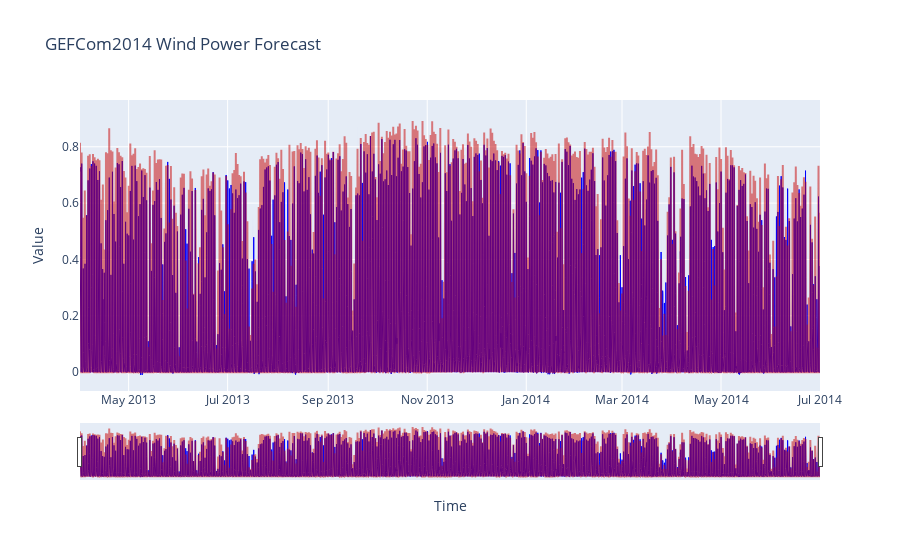

This figure's notebook cell:
### Code cell
df_predictions = pd.concat(predictions)
env.plot_forecasts(training_target, df_predictions, site="Site1")

### Figure 1 — Plotly figure (JSON) as saved in the notebook; plotly's stock layout.template omitted (floating-point values rounded to 4 significant figures; data arrays with more than 128 entries replaced by an {"elided": "..."} marker saying what was removed)
{"data": [{"hoverinfo": "skip", "line": {"color": "rgb(0, 0, 255)", "width": 0}, "mode": "lines", "name": "quantile_90", "showlegend": false, "type": "scatter", "x": {"elided": "10944 str values"}, "y": {"elided": "10944 float values"}}, {"fill": "tonexty", "fillcolor": "rgba(0, 0, 255, 0.1)", "hoverinfo": "skip", "line": {"width": 0}, "mode": "lines", "name": "quantile_10", "showlegend": false, "type": "scatter", "x": {"elided": "10944 str values"}, "y": {"elided": "10944 float values"}}, {"line": {"color": "blue", "width": 1}, "mode": "lines", "name": "Median", "showlegend": false, "type": "scatter", "x": {"elided": "10944 str values"}, "y": {"elided": "10944 float values"}}, {"line": {"color": "rgba(200, 0, 0, 0.5)", "width": 2}, "mode": "lines", "name": "Power", "showlegend": false, "type": "scatter", "x": {"elided": "10944 str values"}, "y": {"elided": "10944 float values"}}], "layout": {"hovermode": "x", "title": {"text": "GEFCom2014 Wind Power Forecast"}, "xaxis": {"rangeslider": {"visible": true}, "title": {"text": "Time"}, "type": "date"}, "yaxis": {"title": {"text": "Value"}}}}
